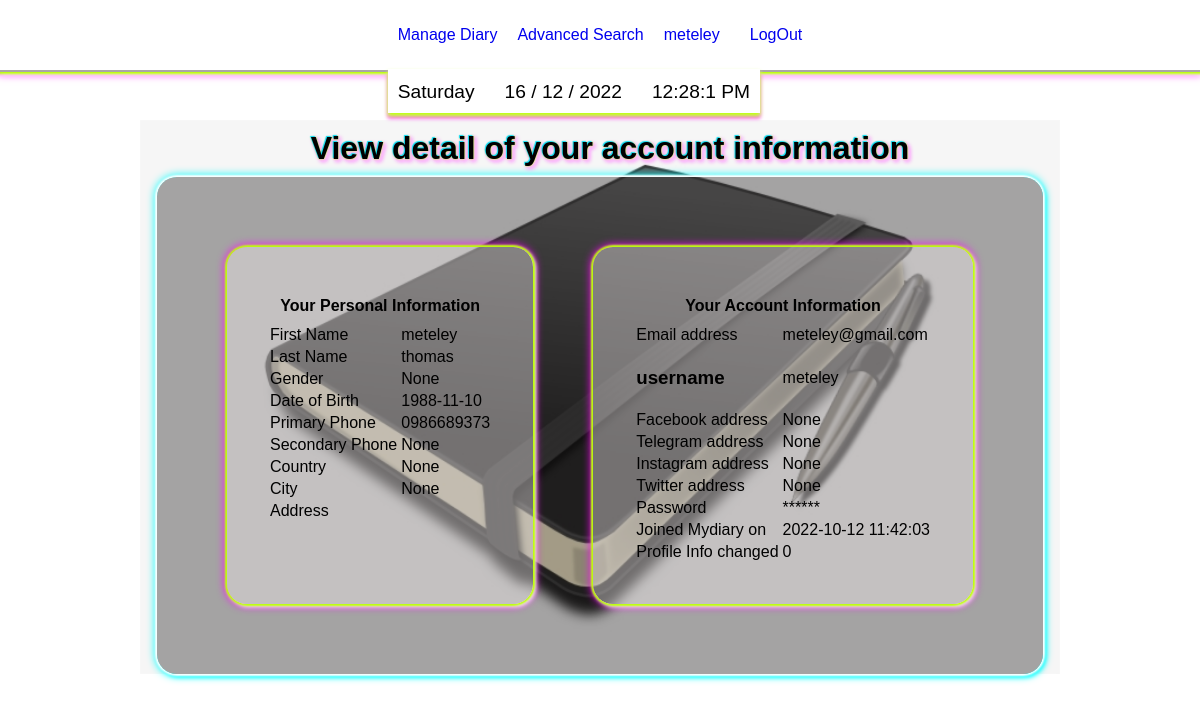
The page /viewprofile (signed in) on the database as committed earlier.
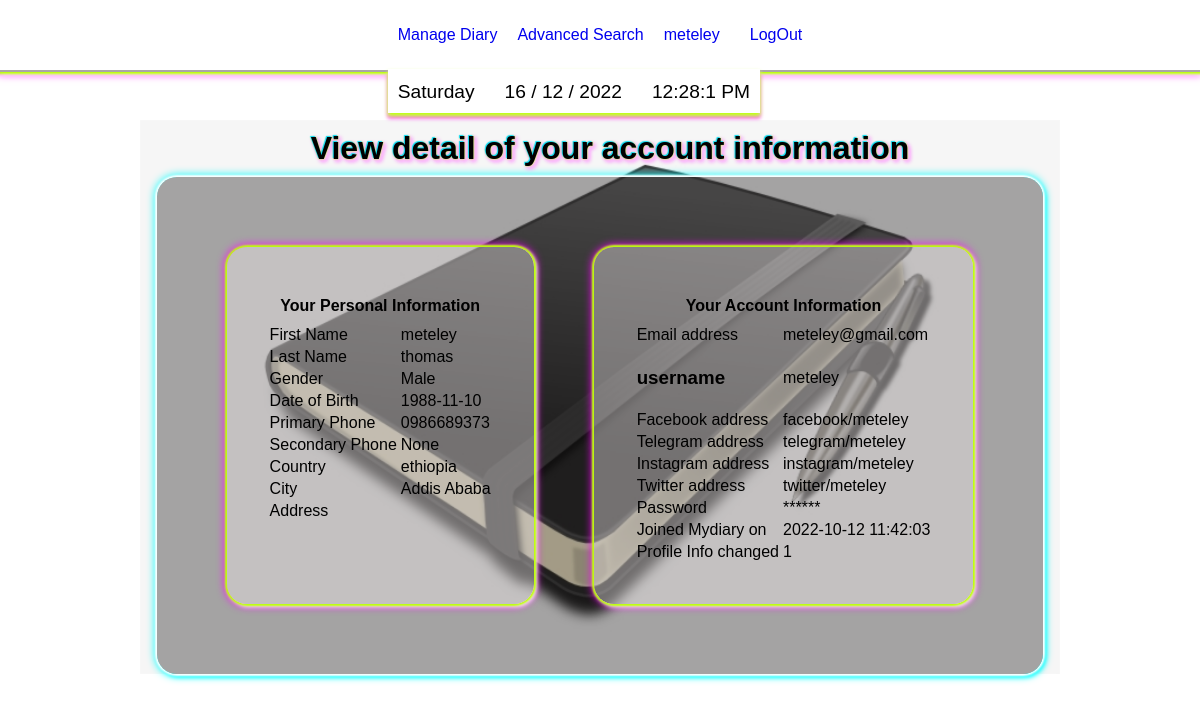
The same page on the database as committed later.
### tables this page shows
CREATE TABLE users (id INTEGER PRIMARY KEY AUTOINCREMENT NOT NULL, username TEXT NOT NULL, hash TEXT NOT NULL, fname type text, lname type text, useremail text, dateregistered type text, dateofbirth type text, primaryphone type text, country type text, secondaryphone type text, city type text, gender type text, facebookaddress type text, telegramaddress type text, instagramaddress type text, twitteraddress type text, useraddress type text, numberofprofilechanges type integer default 0, emailconfirmed type text default 'False');

### app.py (the view)
@app.route("/viewprofile")
@login_required
def profilmanagement():
    profile = db.execute("SELECT * FROM users WHERE id= ?", session["user_id"])
    profile_password = profile[0]["hash"]
    return render_template("profile.html",profile=profile,profile_password= profile_password, current_user_name= global_user_name(), view_profile= 1)

### app.py (called while the page is built)
def global_user_name():
  current_user_name= db.execute("SELECT username FROM users WHERE id = ?", session["user_id"])
  return (current_user_name)

@app.after_request
def after_request(response):
    response.headers["Cache-Control"] = "no-cache, no-store, must-revalidate"
    response.headers["Expires"] = 0
    response.headers["Pragma"] = "no-cache"
    return response

### helpers.py (called while the page is built)
def login_required(f):
    @wraps(f)
    def decorated_function(*args, **kwargs):
        if session.get("user_id") is None:
            return redirect("/login")
        return f(*args, **kwargs)
    return decorated_function

### templates/profile.html (shortened to what this page needs)
{% extends "layout.html" %}
{% block main %}
<div>
    <div class="center-text">
        {% if view_profile %}
            <div class="center-center-body magenta-text-shadow margin-m ">
                <h1 class = "center-text"> View detail of your account information </h1>
            </div>
            <div class="float-bg-dark cyan-box-shadow padding-b flex">
                <div class="float-bg-light magenta-box-shadow padding-b margin-b">
                    <table class="border-none">
                        <thead>
                            <div class=" flex center-elements">
                                <tr>
                                    <th colspan = 2 class="center-text padding-s">  Your Personal Information </th>
                                </tr>
                            </div>
                        </thead>
                        <tbody>
                                <tr>
                                    <td> First Name</td>
                                    <td>  {% if profile %}
                                            {{ profile[0]["fname"] }}
                                        {% else %}
                                            {{ " ------" }}
                                        {% endif %}
                                    </td>
                                </tr>
                                <tr>
                                    <td> Last Name</td>
                                    <td>
                                        {% if profile %}
                                            {{ profile[0]["lname"] }}
                                        {% else %}
                                            {{ " ------" }}
                                        {% endif %}
                                    </td>
                                </tr>
                                <tr>
                                    <td> Gender</td>
                                    <td>
                                        {% if profile %}
                                            {{ profile[0]["gender"] }}
                                        {% else %}
                                            {{ " ------" }}
                                        {% endif %}
                                    </td>
                                </tr>
                                <tr>
                                    <td> Date of Birth</td>
                                    <td>
                                        {% if profile %}
                                            {{ profile[0]["dateofbirth"] }}
                                        {% else %}
                                            {{ " ------" }}
                                        {% endif %}
                                    </td>
                                </tr>
                                <tr>
                                    <td> Primary Phone</td>
                                    <td>
                                        {% if profile %}
                                            {{ profile[0]["primaryphone"] }}
                                        {% else %}
                                            {{ " ------" }}
                                        {% endif %}
                                    </td>
                                </tr>
                                <tr>
                                    <td> Secondary Phone</td>
                                    <td>
                                        {% if profile %}
                                            {{ profile[0]["secondaryphone"] }}
                                        {% else %}
                                            {{ " ------" }}
                                        {% endif %}
                                    </td>
                                </tr>
                                <tr>
                                    <td> Country</td>
                                    <td>
                                        {% if profile %}
                                            {{ profile[0]["country"] }}
                                        {% else %}
                                            {{ " ------" }}
                                        {% endif %}
                                    </td>
                                </tr>
                                <tr>
                                    <td> City </td>
                                    <td>
                                        {% if profile %}
                                            {{ profile[0]["city"] }}
                                        {% else %}
                                            {{ " ------" }}
                                        {% endif %}
                                    </td>
                                </tr>
                                <tr>
                                    <td> Address </td>
                                    <td>
                                    </td>
                                </tr>
                        </tbody>
                    </table>
                </div>
                <div class="float-bg-light magenta-box-shadow padding-b  margin-b">
                    <table>
                        <thead>
                            <div class=" flex center-elements">
                                <tr>
                                    <th colspan = 2 class="center-text padding-s">  Your Account Information </th>
                                </tr>
                            </div>
                        </thead>
                        <tbody>
                            <tr>
                                <td> Email address </td>
                                <td>
                                    {% if profile %}
                                        {{ profile[0]["useremail"] }}
                                    {% else %}
                                        {{ "------" }}
                                    {% endif %}
                                </td>
                            </tr>
                            <tr>
                                <td> <h3>username</h3> </td>
                                <td>
                                    {% if profile %}
                                        {{ profile[0]["username"] }}
                                    {% else %}
                                        {{ "------" }}
                                    {% endif %}
                                </td>
                            </tr>
                            <tr>
                                <td> Facebook address </td>
                                <td>
                                    {% if profile %}
                                        {{ profile[0]["facebookaddress"] }}
                                    {% else %}
                                        {{ "------" }}
                                    {% endif %}
                                </td>
                            </tr>
                            <tr>
                                <td> Telegram address </td>
                                <td>
                                    {% if profile %}
                                        {{ profile[0]["telegramaddress"] }}
                                    {% else %}
                                        {{ "------" }}
                                    {% endif %}
                                </td>
                            </tr>
                            <tr>
                                <td> Instagram address </td>
                                <td>
                                    {% if profile %}
                                        {{ profile[0]["instagramaddress"] }}
                                    {% else %}
                                        {{ "------" }}
                                    {% endif %}
                                </td>
                            </tr>
                            <tr>
                                <td> Twitter address </td>
                                <td>
                                    {% if profile %}
                                        {{ profile[0]["twitteraddress"] }}
                                    {% else %}
                                        {{ "------" }}
                                    {% endif %}
                                </td>
                            </tr>
                            <tr>
                                <td> Password</td>
                            <td>
                                {% if profile_password %}
                                    {{ "******" }}
                                {% endif %}
                            </td>
                            </tr>
                            <tr>
                                <td> Joined Mydiary on </td>
                                <td>
                                    {% if profile %}
                                        {{ profile[0]["dateregistered"] }}
                                    {% else %}
                                        {{ " ------" }}
                                    {% endif %}
                                </td>
                            </tr>
                            <tr>
                                <td> Profile Info changed </td>
                                <td>
                                    {% if profile %}
                                        {{ profile[0]["numberofprofilechanges"] }}
                                    {% else %}
                                        {{ " ------" }}
                                    {% endif %}
                                </td>
                            </tr>
                        </tbody>
                    </table>
                </div>
            </div>
        {% endif %}
    </div>
</div>
{% endblock %}

### templates/layout.html (shortened to what this page needs)
<!DOCTYPE html>
<html lang="en">
    <head>
        <link rel="stylesheet" type="text/css" href="../static/virtual-select.min.css">
        <link rel="stylesheet" href="static/style.css">
    </head>
    <body onload = "showedited(); loadCatagories()">
        <div class="container">
            <div class="header magenta-box-shadow">
              <div class = "">
                <ul class = "date-time nav flex-horizontal  white-background clock-box-shadow">
                  <li id="day" class = "nav-list"></li>
                  <li id="today" class = "nav-list"></li>
                  <li id="clock" class = "nav-list"></li>
                </ul>
              </div>
                {% if session["user_id"] %}
                <ul class="nav">
                    <li class="nav-down"> <a href= "/managediary">Manage Diary</a>
                    </li>
                </ul>
                <ul class="nav">
                    <li><a href="/search">Advanced Search </a></li>
                </ul>
                <ul class="nav">
                    <li class="nav-down">  <a href="/manageprofile"> {% if current_user_name %} {{current_user_name[0]["username"]}} {% endif %}</a>
                    </li>
                    <li >   <a href="/logout">LogOut</a> </li>
                </ul>
                    {% endif %}
            </div>
                        <div class = "image-diary">
                        <div class="center-body">
                                {% block main %}
                                {% endblock %}
                        </div>
                      </div>
                    </div>
                </body>
            </html>

### static/style.css (style rules this page uses)
*, *::before, *::after { font-family: Arial, Helvetica, sans-serif; box-sizing: border-box; }
body { margin: 0; padding: 0; }
.container { position: relative; margin-top: 120px; width: 100%; height: fit-content; font-family: cursive, arial; }
.header { position: fixed; width: 100%; background-color: white; top: 0px; display: flex; border-bottom: 2px solid rgb(170, 166, 166); justify-content: center; z-index: 11; }
.nav { position: relative; display: flex; gap: 10px; list-style: none; justify-content: center; padding-right: 10px; z-index: 1; }
.date-time { position: absolute; top: 50px; }
.center-body { background-image: url("diary-book.png"); background-size: contain; background-repeat:no-repeat; background-position: center center; display: flex; flex-direction: column; top: 0px; left: 0px; width: 100%; height: 100%; justify-content: flex-start; align-items: center; z-index: -1; margin: 0px 0px; }
.center-center-body { display: flex; flex-direction: column; top: 0px; left: 0px; width: 100%; height: 100%; justify-content: center; align-items: center; z-index: -1; }
.header ul, .max-content { width: max-content; padding: 0px; }
a { text-decoration: none; }
.nav-down { padding: 10px; }
ul li { padding: 10px 10px; }
li { border-color: 2px solid blue; }
.center-text { margin: 0 auto; }
.center-elements { display: flex; justify-content: center; align-items: center; }
.flex, .edit-flex { display: flex; flex-direction: column; flex: 1; }
.flex-horizontal { display: flex; flex-wrap: nowrap; justify-content: flex-start; align-items: flex-start; font-size: 1.2rem; }
.margin-m { margin: 10px; }
.margin-b { margin: 30px; }
.padding-s { padding: 8px; }
.padding-b { padding: 40px; }
.float-bg-light { background: rgba(243, 237, 237, 0.4); border-radius: 20px; }
.float-bg-dark { background: rgba(40, 38, 38, 0.4); border-radius: 20px; }
.white-background { background: white; }
.cyan-box-shadow { box-shadow: 0 0 2px 2px rgb(255, 255, 255), 2px 2px 4px 1px cyan, 0px 0px 8px 2px cyan; }
.magenta-box-shadow { box-shadow: 0 2px 2px 2px rgb(188, 255, 6), 2px 2px 4px 1px rgb(250, 252, 252), 0px 2px 8px 2px magenta; }
.clock-box-shadow { border-top: 2px solid white; box-shadow: 0px 3px 4px 0px rgb(188, 255, 6), 0px 3px 4px 0px rgb(250, 252, 252), 0px 5px 4px 0px magenta; }
.magenta-box-shadow { box-shadow: 0 0 2px 2px rgb(188, 255, 6), 2px 2px 4px 1px rgb(250, 252, 252), 0px 0px 8px 2px magenta; }
.magenta-text-shadow { text-shadow: -1px -1px 1px rgb(10, 219, 247), 0 0 2px rgb(188, 255, 6), 2px 2px 4px rgb(250, 252, 252), 2px 2px 4px magenta; }
table, tr, td, th { border: 0px dashed green; }
@media (min-width: 1000px) { .flex { flex-direction: row; } }

Rows that differ between the two databases and show on the page:
changed users "meteley": gender (not shown) → "Male"; country (not shown) → "ethiopia"; city (not shown) → "Addis Ababa"; facebookaddress (not shown) → "facebook/meteley"; telegramaddress (not shown) → "telegram/meteley"; instagramaddress (not shown) → "instagram/meteley"; twitteraddress (not shown) → "twitter/meteley"; numberofprofilechanges "0" → "1"
Other text that changed with them:
{{ profile[0]["gender"] }}: "None" → (not shown)
{{ profile[0]["country"] }}: "None" → (not shown)
{{ profile[0]["city"] }}: "None" → (not shown)
{{ profile[0]["facebookaddress"] }}: "None" → (not shown)
{{ profile[0]["telegramaddress"] }}: "None" → (not shown)
{{ profile[0]["instagramaddress"] }}: "None" → (not shown)
{{ profile[0]["twitteraddress"] }}: "None" → (not shown)
